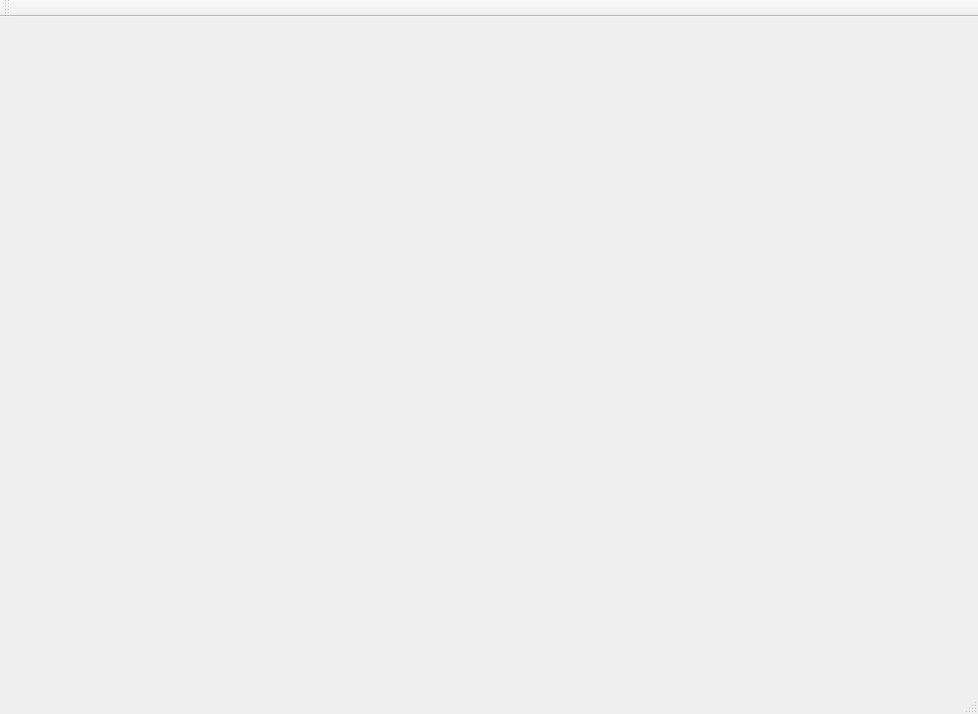
<?xml version="1.0" encoding="UTF-8"?>
<ui version="4.0">
 <class>MainWindow</class>
 <widget class="QMainWindow" name="MainWindow">
  <property name="geometry">
   <rect>
    <x>0</x>
    <y>0</y>
    <width>978</width>
    <height>714</height>
   </rect>
  </property>
  <property name="windowTitle">
   <string>MainWindow</string>
  </property>
  <widget class="QWidget" name="centralWidget"/>
  <widget class="QMenuBar" name="menuBar">
   <property name="geometry">
    <rect>
     <x>0</x>
     <y>0</y>
     <width>978</width>
     <height>22</height>
    </rect>
   </property>
  </widget>
  <widget class="QToolBar" name="mainToolBar">
   <attribute name="toolBarArea">
    <enum>TopToolBarArea</enum>
   </attribute>
   <attribute name="toolBarBreak">
    <bool>false</bool>
   </attribute>
  </widget>
  <widget class="QStatusBar" name="statusBar"/>
 </widget>
 <layoutdefault spacing="6" margin="11"/>
 <resources/>
 <connections/>
</ui>
